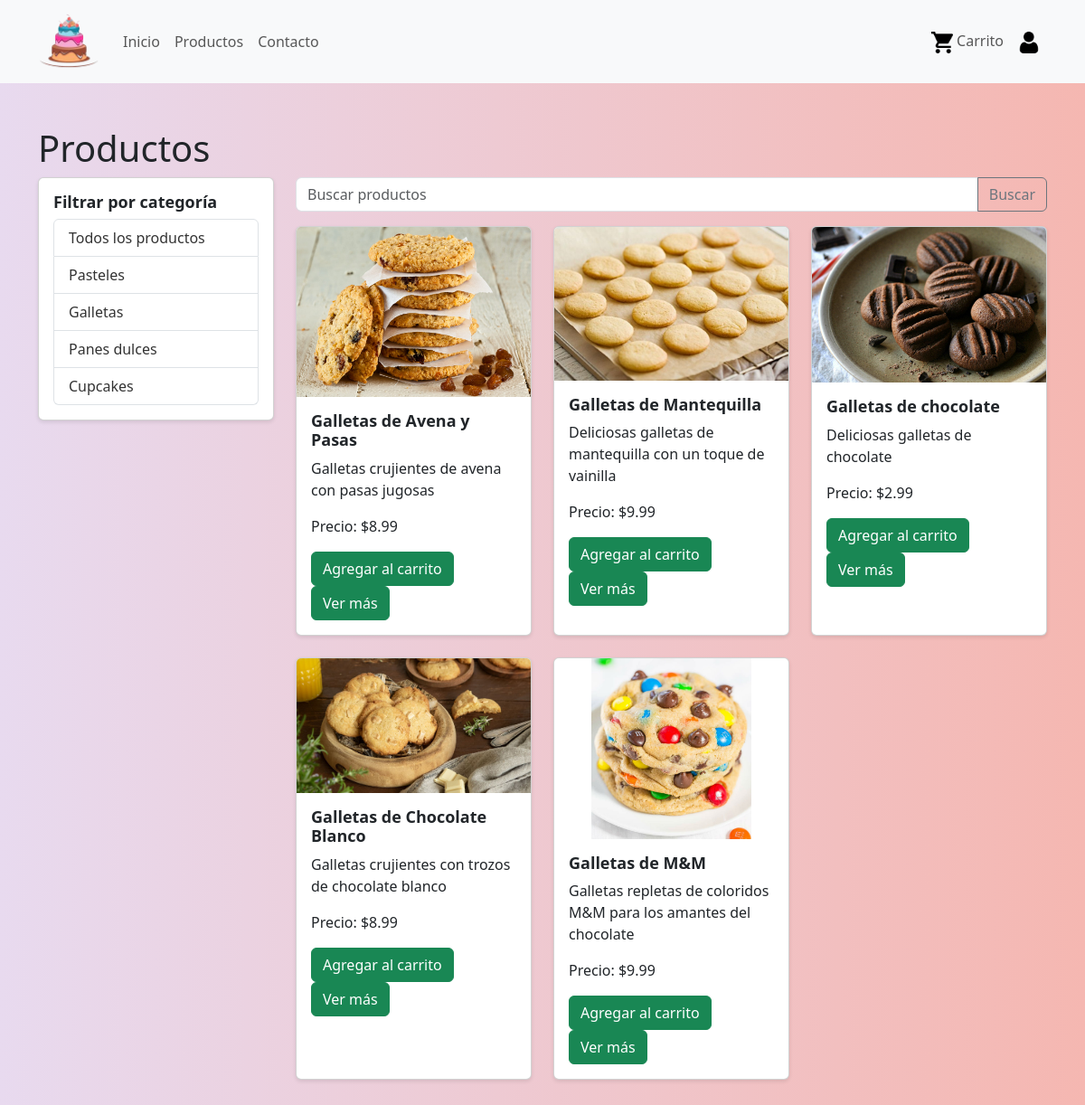
/productos.php?categoria=Galletas, run on the app's committed database.
### tables this page shows
CREATE TABLE `productos` (
  `id` int(11) NOT NULL,
  `nombre` varchar(255) NOT NULL,
  `descripcion` text DEFAULT NULL,
  `precio` decimal(10,2) NOT NULL,
  `categoria` varchar(100) NOT NULL,
  `cantidad` int(11) NOT NULL,
  `imagen` varchar(255) DEFAULT NULL
);

### productos.php (the view, shortened to what this page needs)
<!DOCTYPE html>
<html lang="es">
<head>
    <link href="https://cdn.jsdelivr.net/npm/bootstrap@5.3.0-alpha3/dist/css/bootstrap.min.css" rel="stylesheet">
    <link rel="stylesheet" href="styles.css">
</head>
<body>
<?php include 'header.php'; ?>
<div class="container my-5">
<div class="col-lg-3">
    <h1>Productos</h1>
</div>
<div class="row">
    <div class="col-lg-3">
    <div class="card">
        <div class="card-body">
            <h5 class="card-title">Filtrar por categoría</h5>
            <ul class="list-group">
                <li class="list-group-item"><a href="productos.php">Todos los productos</a></li>
                <li class="list-group-item"><a href="productos.php?categoria=Pasteles">Pasteles</a></li>
                <li class="list-group-item"><a href="productos.php?categoria=Galletas">Galletas</a></li>
                <li class="list-group-item"><a href="productos.php?categoria=Panes%20dulces">Panes dulces</a></li>
                <li class="list-group-item"><a href="productos.php?categoria=Cupcakes">Cupcakes</a></li>
            </ul>
        </div>
    </div>
</div>
    <div class="col-lg-9">
        <div class="input-group mb-3">
        <input type="text" class="form-control" placeholder="Buscar productos" id="searchInput">
        <button class="btn btn-outline-secondary" type="button" id="searchButton">Buscar</button>
    </div>
            <div id="productList">
                <div class="row">
                    <?php
                    include 'conexion.php';
                    $category = isset($_GET['categoria']) ? $_GET['categoria'] : '';
                    $sql = "SELECT * FROM productos";
                    if (!empty($category)) {
                        if ($category === "Panes dulces") {
                            $sql .= " WHERE categoria = 'Panes dulces'";
                        } else {
                            $sql .= " WHERE categoria = '$category'";
                        }
                    }
                    $result = $conn->query($sql);
                    if ($result->num_rows > 0) {
                        while ($row = $result->fetch_assoc()) {
                            $nombre = $row['nombre'];
                            $descripcion = $row['descripcion'];
                            $imagen = $row['imagen'];
                            $precio = $row['precio'];
                            echo '<div class="col-lg-4 mb-4">';
                            echo '<div class="card h-100">';
                            echo '<a href="producto.php?id='.$row['id'].'" class="text-decoration-none">';
                            echo '<img src="'.$imagen.'" class="card-img-top img-fluid" alt="'.$nombre.'" style="max-height: 200px; object-fit: contain;">';
                            echo '</a>';
                            echo '<div class="card-body">';
                            echo '<h5 class="card-title">'.$nombre.'</h5>';
                            echo '<p class="card-text">'.$descripcion.'</p>';
                            echo '<p class="card-text">Precio: $'.$precio.'</p>';
                            ?>
                            <form action="agregar_al_carro.php" method="POST">
                                <button class="btn btn-success" onclick="agregarAlCarrito(event, <?php echo $row['id']; ?>, '<?php echo $nombre; ?>', <?php echo $precio; ?>)">Agregar al carrito</button>
                            </form>
                            <?php
                            echo '<a href="producto.php?id='.$row['id'].'" class="btn btn-success">Ver más</a>';
                            echo '</div>';
                            echo '</div>';
                            echo '</div>';
                        }
                    } else {
                        echo 'No se encontraron productos.';
                    }
                    ?>
                </div>
            </div>
        </div>
    </div>
</div>
</body>
</html>

### header.php (shortened to what this page needs)
<!DOCTYPE html>
<html lang="es">
<head>
    <link rel="stylesheet" href="styles.css">
    <link href="https://cdn.jsdelivr.net/npm/bootstrap@5.3.0-alpha3/dist/css/bootstrap.min.css" rel="stylesheet">
</head>
<body>
<header class="bg-light">
    <div class="container">
        <nav class="navbar navbar-expand-lg navbar-light">
        <a class="navbar-brand" href="index.php">
            <img src="logo.png" alt="Logo de Dulces Sueños" width="100" style="max-width: 70px; height: auto;">
        </a>
            <div class="collapse navbar-collapse" id="navbarNav">
                <div class="navbar-nav flex-grow-1">
                    <a class="nav-link" href="index.php">Inicio</a>
                    <a class="nav-link" href="productos.php">Productos</a>
                    <a class="nav-link" href="contacto.php">Contacto</a>
                </div>
                <ul class="navbar-nav">
                    <?php
                    if (isset($_SESSION['username'])) {
                        echo '<div class="user-info">';
                        echo '<span class="username">Hola, ' . $_SESSION['username'] . '</span>';
                        echo '<li class="nav-item">';
                        echo '<a class="nav-link" href="admin-panel.php">';
                        echo '<img src="usuario.png" alt="Icono de Usuario" width="24" class="mr-2">';
                        echo '</a>';
                        echo '</li>';
                        echo '</div>';
                    } else {
                        ?>
                        <li class="nav-item">
                            <a class="nav-link" href="#" data-bs-toggle="modal" data-bs-target="#carritoModal">
                                <img src="carrito.png" alt="Icono de Carrito de Compras" width="24" class="mr-2">
                                Carrito
                            </a>
                        </li>
                        <?php
                        echo '<li class="nav-item">';
                        echo '<a class="nav-link" href="login.php">';
                        echo '<img src="usuario.png" alt="Icono de Usuario" width="24" class="mr-2">';
                        echo '</a>';
                        echo '</li>';
                    }
                    ?>
                </ul>
            </div>
        </nav>
    </div>
</header>
</body>
</html>

### styles.css (style rules this page uses)
body { background-image: linear-gradient(to right, #E8DAEF, #F5B7B1); }
.card { border: 1px solid #ccc; border-radius: 5px; box-shadow: 0 2px 4px rgba(0, 0, 0, 0.1); }
.card-body { padding: 10px; }
.card-title { font-size: 18px; font-weight: bold; margin-bottom: 10px; }
.list-group-item { border: none; padding: 8px 16px; background-color: #f8f9fa; }
.list-group-item a { text-decoration: none; color: #333; }

### data on the page
productos: imagen (picture), nombre "Galletas de Avena y Pasas", descripcion "Galletas crujientes de avena con pasas jugosas", precio "8.99"
productos: imagen (picture), nombre "Galletas de Mantequilla", descripcion "Deliciosas galletas de mantequilla con un toque de vainilla", precio "9.99"
productos: imagen (picture), nombre "Galletas de chocolate", descripcion "Deliciosas galletas de chocolate", precio "2.99"
productos: imagen (picture), nombre "Galletas de Chocolate Blanco", descripcion "Galletas crujientes con trozos de chocolate blanco", precio "8.99"
productos: imagen (picture), nombre "Galletas de M&M", descripcion "Galletas repletas de coloridos M&M para los amantes del chocolate", precio "9.99"
